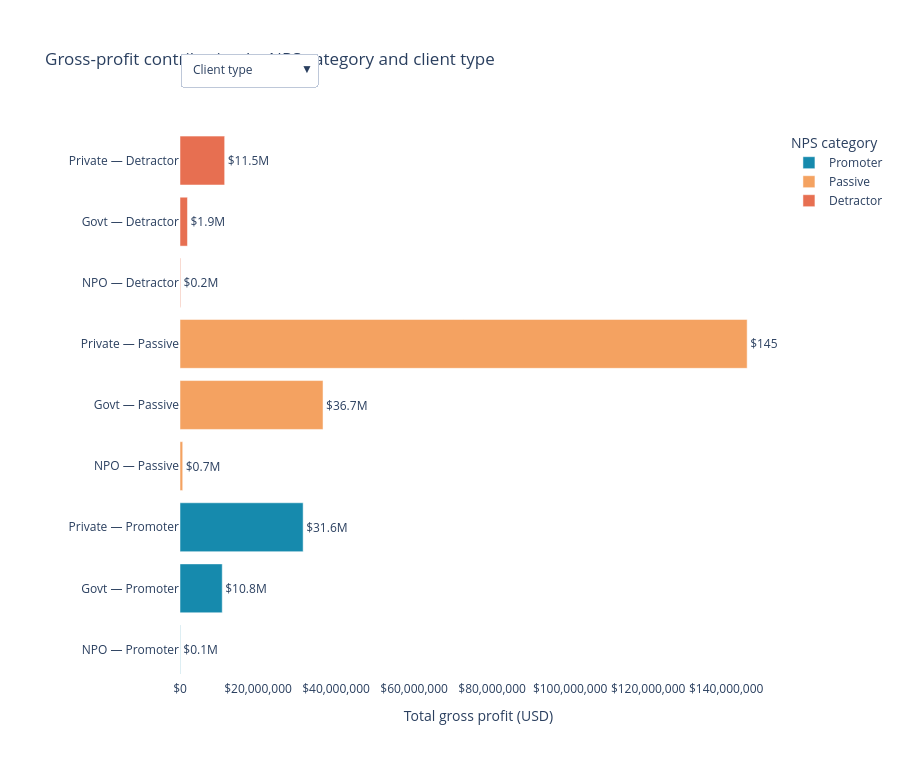

This figure's notebook cell:
### Markdown cell above
## Chart 1 of 3 — Gross-profit contribution by advocacy group (Plotly Express)

This ranked horizontal bar chart shows where gross profit is concentrated across Promoters, Passives and Detractors. The dropdown changes the client-profile breakdown. Gross profit is the default metric because it directly measures financial contribution; hover details also show revenue, margin, client count, longevity and satisfaction.

### Code cell
profile_columns = {
    'Client type': 'Client_Type',
    'Sector': 'Sector',
    'Organisation size': 'Organisation_Size',
    'Country': 'Country'
}

# Build one Plotly Express view for each profile breakdown, then combine them
# into one figure so the dropdown can switch between profile dimensions.
fig1 = None
trace_counts = {}
for profile_label, profile_col in profile_columns.items():
    bars = (client.groupby([profile_col, 'NPS Category'], dropna=False, observed=True)
            .agg(Gross_Profit=('Gross_Profit', 'sum'), Revenue=('Revenue', 'sum'),
                 Clients=('Client ID', 'size'),
                 Median_Longevity=('Observed_Longevity', 'median'),
                 Average_Satisfaction=('Average_Satisfaction', 'mean'))
            .reset_index()
            .rename(columns={profile_col: 'Profile'}))
    bars['Profile'] = bars['Profile'].fillna('Unknown').astype(str)
    bars['Gross_Margin'] = bars['Gross_Profit'] / bars['Revenue'].replace(0, np.nan)
    bars['Gross_Profit_Share'] = bars['Gross_Profit'] / bars['Gross_Profit'].sum()
    bars['NPS Category'] = pd.Categorical(bars['NPS Category'], categories=category_order, ordered=True)
    bars = bars.sort_values(['Gross_Profit', 'NPS Category'], ascending=[True, True])
    bars['Bar_Label'] = bars['Profile'] + ' — ' + bars['NPS Category'].astype(str)
    bars['Text'] = bars['Gross_Profit'].map(lambda x: f'${x/1e6:.1f}M')

    px_view = px.bar(
        bars, x='Gross_Profit', y='Bar_Label', color='NPS Category', orientation='h',
        category_orders={'NPS Category': category_order},
        color_discrete_map={'Promoter': '#168aad', 'Passive': '#f4a261', 'Detractor': '#e76f51'},
        text='Text', custom_data=['Profile', 'NPS Category', 'Revenue', 'Gross_Profit',
                                  'Gross_Margin', 'Clients', 'Median_Longevity',
                                  'Average_Satisfaction', 'Gross_Profit_Share'],
        template='plotly_white')
    px_view.update_traces(
        hovertemplate='<b>%{customdata[0]} — %{customdata[1]}</b><br>'
                      'Gross profit: $%{customdata[3]:,.0f}<br>'
                      'Share of all gross profit: %{customdata[8]:.1%}<br>'
                      'Revenue: $%{customdata[2]:,.0f}<br>'
                      'Gross margin: %{customdata[4]:.1%}<br>'
                      'Clients: %{customdata[5]}<br>'
                      'Median observed longevity: %{customdata[6]:.1f} years<br>'
                      'Average satisfaction: %{customdata[7]:.2f}/5<extra></extra>',
        textposition='outside')
    if fig1 is None:
        fig1 = px_view
        fig1.update_layout(showlegend=True)
    else:
        for tr in px_view.data:
            tr.visible = False
            fig1.add_trace(tr)
    trace_counts[profile_label] = len(px_view.data)

# Add a profile dropdown while retaining Plotly Express as the chart constructor.
visibility_buttons = []
start = 0
for label, count in trace_counts.items():
    visible = [False] * sum(trace_counts.values())
    visible[start:start + count] = [True] * count
    visibility_buttons.append(dict(label=label, method='update',
                                   args=[{'visible': visible},
                                         {'title': f'Gross-profit contribution by NPS category and {label.lower()}'}]))
    start += count

fig1.update_layout(
    title='Gross-profit contribution by NPS category and client type',
    xaxis_title='Total gross profit (USD)', yaxis_title='',
    height=760, template='plotly_white',
    legend_title='NPS category',
    updatemenus=[dict(buttons=visibility_buttons, direction='down', x=0, y=1.14,
                      xanchor='left', yanchor='top', showactive=True)],
    margin=dict(t=130, l=180, r=40, b=80))
fig1.update_xaxes(tickformat='$,.0f')

### Figure 1 — Plotly figure (JSON) as saved in the notebook; plotly's stock layout.template omitted (floating-point values rounded to 4 significant figures)
{"data": [{"alignmentgroup": "True", "customdata": [["NPO", "Promoter", 643617, 83261, 0.1294, 3, 1, 4, 0.0003488], ["Govt", "Promoter", 24556775, 10826368, 0.4409, 7, 2, 4.376, 0.04535], ["Private", "Promoter", 70942165, 31563409, 0.4449, 20, 1.5, 4.428, 0.1322]], "hovertemplate": "<b>%{customdata[0]} — %{customdata[1]}</b><br>Gross profit: $%{customdata[3]:,.0f}<br>Share of all gross profit: %{customdata[8]:.1%}<br>Revenue: $%{customdata[2]:,.0f}<br>Gross margin: %{customdata[4]:.1%}<br>Clients: %{customdata[5]}<br>Median observed longevity: %{customdata[6]:.1f} years<br>Average satisfaction: %{customdata[7]:.2f}/5<extra></extra>", "legendgroup": "Promoter", "marker": {"color": "#168aad", "pattern": {"shape": ""}}, "name": "Promoter", "offsetgroup": "Promoter", "orientation": "h", "showlegend": true, "text": ["$0.1M", "$10.8M", "$31.6M"], "textposition": "outside", "type": "bar", "x": [83261, 10826368, 31563409], "xaxis": "x", "y": ["NPO — Promoter", "Govt — Promoter", "Private — Promoter"], "yaxis": "y"}, {"alignmentgroup": "True", "customdata": [["NPO", "Passive", 4108351, 697641, 0.1698, 9, 2, 4.025, 0.002922], ["Govt", "Passive", 82357461, 36663568, 0.4452, 12, 2.5, 3.96, 0.1536], ["Private", "Passive", 327199756, 145375738, 0.4443, 69, 3, 3.94, 0.6089]], "hovertemplate": "<b>%{customdata[0]} — %{customdata[1]}</b><br>Gross profit: $%{customdata[3]:,.0f}<br>Share of all gross profit: %{customdata[8]:.1%}<br>Revenue: $%{customdata[2]:,.0f}<br>Gross margin: %{customdata[4]:.1%}<br>Clients: %{customdata[5]}<br>Median observed longevity: %{customdata[6]:.1f} years<br>Average satisfaction: %{customdata[7]:.2f}/5<extra></extra>", "legendgroup": "Passive", "marker": {"color": "#f4a261", "pattern": {"shape": ""}}, "name": "Passive", "offsetgroup": "Passive", "orientation": "h", "showlegend": true, "text": ["$0.7M", "$36.7M", "$145.4M"], "textposition": "outside", "type": "bar", "x": [697641, 36663568, 145375738], "xaxis": "x", "y": ["NPO — Passive", "Govt — Passive", "Private — Passive"], "yaxis": "y"}, {"alignmentgroup": "True", "customdata": [["NPO", "Detractor", 744048, 159738, 0.2147, 1, 3, 3.167, 0.0006691], ["Govt", "Detractor", 4506245, 1915054, 0.425, 2, 2, 3.417, 0.008022], ["Private", "Detractor", 25788229, 11451393, 0.4441, 17, 2, 3.145, 0.04797]], "hovertemplate": "<b>%{customdata[0]} — %{customdata[1]}</b><br>Gross profit: $%{customdata[3]:,.0f}<br>Share of all gross profit: %{customdata[8]:.1%}<br>Revenue: $%{customdata[2]:,.0f}<br>Gross margin: %{customdata[4]:.1%}<br>Clients: %{customdata[5]}<br>Median observed longevity: %{customdata[6]:.1f} years<br>Average satisfaction: %{customdata[7]:.2f}/5<extra></extra>", "legendgroup": "Detractor", "marker": {"color": "#e76f51", "pattern": {"shape": ""}}, "name": "Detractor", "offsetgroup": "Detractor", "orientation": "h", "showlegend": true, "text": ["$0.2M", "$1.9M", "$11.5M"], "textposition": "outside", "type": "bar", "x": [159738, 1915054, 11451393], "xaxis": "x", "y": ["NPO — Detractor", "Govt — Detractor", "Private — Detractor"], "yaxis": "y"}, {"alignmentgroup": "True", "customdata": [["Charity", "Promoter", 571390, 73422, 0.1285, 2, 2, 4.25, 0.0003075], ["Legal", "Promoter", 887414, 398915, 0.4495, 1, 1, 4.75, 0.001671], ["Logistic", "Promoter", 1597226, 639824, 0.4006, 2, 1.5, 4.188, 0.00268], ["Security", "Promoter", 3799698, 1538479, 0.4049, 3, 2, 4.611, 0.006444], ["Healthcare", "Promoter", 7035835, 3279073, 0.4661, 5, 1, 4.2, 0.01374], ["Education", "Promoter", 10041089, 5053460, 0.5033, 2, 2.5, 4.375, 0.02117], ["Transportation", "Promoter", 17962057, 7063455, 0.3932, 4, 2, 4.487, 0.02959], ["Info Tech", "Promoter", 21533761, 8742817, 0.406, 7, 1, 4.293, 0.03662], ["Manufacturing", "Promoter", 32714087, 15683593, 0.4794, 4, 3.5, 4.494, 0.06569]], "hovertemplate": "<b>%{customdata[0]} — %{customdata[1]}</b><br>Gross profit: $%{customdata[3]:,.0f}<br>Share of all gross profit: %{customdata[8]:.1%}<br>Revenue: $%{customdata[2]:,.0f}<br>Gross margin: %{customdata[4]:.1%}<br>Clients: %{customdata[5]}<br>Median observed longevity: %{customdata[6]:.1f} years<br>Average satisfaction: %{customdata[7]:.2f}/5<extra></extra>", "legendgroup": "Promoter", "marker": {"color": "#168aad", "pattern": {"shape": ""}}, "name": "Promoter", "offsetgroup": "Promoter", "orientation": "h", "showlegend": true, "text": ["$0.1M", "$0.4M", "$0.6M", "$1.5M", "$3.3M", "$5.1M", "$7.1M", "$8.7M", "$15.7M"], "textposition": "outside", "type": "bar", "visible": false, "x": [73422, 398915, 639824, 1538479, 3279073, 5053460, 7063455, 8742817, 15683593], "xaxis": "x", "y": ["Charity — Promoter", "Legal — Promoter", "Logistic — Promoter", "Security — Promoter", "Healthcare — Promoter", "Education — Promoter", "Transportation — Promoter", "Info Tech — Promoter", "Manufacturing — Promoter"], "yaxis": "y"}, {"alignmentgroup": "True", "customdata": [["Charity", "Passive", 3606188, 541866, 0.1503, 6, 3, 3.975, 0.00227], ["Finance", "Passive", 9920952, 4151025, 0.4184, 1, 5, 4.194, 0.01739], ["Education", "Passive", 11757306, 4814850, 0.4095, 9, 2, 3.894, 0.02017], ["Legal", "Passive", 12910113, 5421822, 0.42, 3, 3, 3.99, 0.02271], ["Transportation", "Passive", 34001934, 16003299, 0.4707, 6, 2.5, 3.807, 0.06703], ["Logistic", "Passive", 43894141, 20011184, 0.4559, 8, 4, 3.943, 0.08382], ["Security", "Passive", 51524087, 22856578, 0.4436, 7, 3, 3.951, 0.09574], ["Manufacturing", "Passive", 58431535, 25747361, 0.4406, 11, 3, 3.952, 0.1078], ["Info Tech", "Passive", 83626474, 37426289, 0.4475, 16, 3, 3.927, 0.1568], ["Healthcare", "Passive", 103992838, 45762673, 0.4401, 23, 3, 4.008, 0.1917]], "hovertemplate": "<b>%{customdata[0]} — %{customdata[1]}</b><br>Gross profit: $%{customdata[3]:,.0f}<br>Share of all gross profit: %{customdata[8]:.1%}<br>Revenue: $%{customdata[2]:,.0f}<br>Gross margin: %{customdata[4]:.1%}<br>Clients: %{customdata[5]}<br>Median observed longevity: %{customdata[6]:.1f} years<br>Average satisfaction: %{customdata[7]:.2f}/5<extra></extra>", "legendgroup": "Passive", "marker": {"color": "#f4a261", "pattern": {"shape": ""}}, "name": "Passive", "offsetgroup": "Passive", "orientation": "h", "showlegend": true, "text": ["$0.5M", "$4.2M", "$4.8M", "$5.4M", "$16.0M", "$20.0M", "$22.9M", "$25.7M", "$37.4M", "$45.8M"], "textposition": "outside", "type": "bar", "visible": false, "x": [541866, 4151025, 4814850, 5421822, 16003299, 20011184, 22856578, 25747361, 37426289, 45762673], "xaxis": "x", "y": ["Charity — Passive", "Finance — Passive", "Education — Passive", "Legal — Passive", "Transportation — Passive", "Logistic — Passive", "Security — Passive", "Manufacturing — Passive", "Info Tech — Passive", "Healthcare — Passive"], "yaxis": "y"}, {"alignmentgroup": "True", "customdata": [["Education", "Detractor", 910508, 243570, 0.2675, 2, 2.5, 3.146, 0.00102], ["Security", "Detractor", 648908, 346084, 0.5333, 1, 2, 3.25, 0.00145], ["Logistic", "Detractor", 1687912, 773842, 0.4585, 3, 2, 3.417, 0.003241], ["Info Tech", "Detractor", 5139153, 2133162, 0.4151, 4, 2, 3, 0.008935], ["Manufacturing", "Detractor", 9117761, 4275749, 0.4689, 6, 2.5, 3.16, 0.01791], ["Healthcare", "Detractor", 13534280, 5753778, 0.4251, 4, 2, 3.177, 0.0241]], "hovertemplate": "<b>%{customdata[0]} — %{customdata[1]}</b><br>Gross profit: $%{customdata[3]:,.0f}<br>Share of all gross profit: %{customdata[8]:.1%}<br>Revenue: $%{customdata[2]:,.0f}<br>Gross margin: %{customdata[4]:.1%}<br>Clients: %{customdata[5]}<br>Median observed longevity: %{customdata[6]:.1f} years<br>Average satisfaction: %{customdata[7]:.2f}/5<extra></extra>", "legendgroup": "Detractor", "marker": {"color": "#e76f51", "pattern": {"shape": ""}}, "name": "Detractor", "offsetgroup": "Detractor", "orientation": "h", "showlegend": true, "text": ["$0.2M", "$0.3M", "$0.8M", "$2.1M", "$4.3M", "$5.8M"], "textposition": "outside", "type": "bar", "visible": false, "x": [243570, 346084, 773842, 2133162, 4275749, 5753778], "xaxis": "x", "y": ["Education — Detractor", "Security — Detractor", "Logistic — Detractor", "Info Tech — Detractor", "Manufacturing — Detractor", "Healthcare — Detractor"], "yaxis": "y"}, {"alignmentgroup": "True", "customdata": [["1 ~ 49", "Promoter", 1426078, 518251, 0.3634, 4, 1, 4.062, 0.002171], ["50 ~ 200", "Promoter", 45054571, 20539331, 0.4559, 10, 1, 4.467, 0.08603], ["> 200", "Promoter", 49661908, 21415456, 0.4312, 16, 2, 4.391, 0.0897]], "hovertemplate": "<b>%{customdata[0]} — %{customdata[1]}</b><br>Gross profit: $%{customdata[3]:,.0f}<br>Share of all gross profit: %{customdata[8]:.1%}<br>Revenue: $%{customdata[2]:,.0f}<br>Gross margin: %{customdata[4]:.1%}<br>Clients: %{customdata[5]}<br>Median observed longevity: %{customdata[6]:.1f} years<br>Average satisfaction: %{customdata[7]:.2f}/5<extra></extra>", "legendgroup": "Promoter", "marker": {"color": "#168aad", "pattern": {"shape": ""}}, "name": "Promoter", "offsetgroup": "Promoter", "orientation": "h", "showlegend": true, "text": ["$0.5M", "$20.5M", "$21.4M"], "textposition": "outside", "type": "bar", "visible": false, "x": [518251, 20539331, 21415456], "xaxis": "x", "y": ["1 ~ 49 — Promoter", "50 ~ 200 — Promoter", "> 200 — Promoter"], "yaxis": "y"}, {"alignmentgroup": "True", "customdata": [["1 ~ 49", "Passive", 54773121, 23339745, 0.4261, 16, 3.5, 4.03, 0.09776], ["50 ~ 200", "Passive", 177396774, 78110353, 0.4403, 37, 3, 3.924, 0.3272], ["> 200", "Passive", 181495673, 81286849, 0.4479, 37, 3, 3.943, 0.3405]], "hovertemplate": "<b>%{customdata[0]} — %{customdata[1]}</b><br>Gross profit: $%{customdata[3]:,.0f}<br>Share of all gross profit: %{customdata[8]:.1%}<br>Revenue: $%{customdata[2]:,.0f}<br>Gross margin: %{customdata[4]:.1%}<br>Clients: %{customdata[5]}<br>Median observed longevity: %{customdata[6]:.1f} years<br>Average satisfaction: %{customdata[7]:.2f}/5<extra></extra>", "legendgroup": "Passive", "marker": {"color": "#f4a261", "pattern": {"shape": ""}}, "name": "Passive", "offsetgroup": "Passive", "orientation": "h", "showlegend": true, "text": ["$23.3M", "$78.1M", "$81.3M"], "textposition": "outside", "type": "bar", "visible": false, "x": [23339745, 78110353, 81286849], "xaxis": "x", "y": ["1 ~ 49 — Passive", "50 ~ 200 — Passive", "> 200 — Passive"], "yaxis": "y"}, {"alignmentgroup": "True", "customdata": [["> 200", "Detractor", 8841897, 4118426, 0.4658, 7, 2, 3.208, 0.01725], ["50 ~ 200", "Detractor", 22196625, 9407759, 0.4238, 13, 2, 3.154, 0.03941]], "hovertemplate": "<b>%{customdata[0]} — %{customdata[1]}</b><br>Gross profit: $%{customdata[3]:,.0f}<br>Share of all gross profit: %{customdata[8]:.1%}<br>Revenue: $%{customdata[2]:,.0f}<br>Gross margin: %{customdata[4]:.1%}<br>Clients: %{customdata[5]}<br>Median observed longevity: %{customdata[6]:.1f} years<br>Average satisfaction: %{customdata[7]:.2f}/5<extra></extra>", "legendgroup": "Detractor", "marker": {"color": "#e76f51", "pattern": {"shape": ""}}, "name": "Detractor", "offsetgroup": "Detractor", "orientation": "h", "showlegend": true, "text": ["$4.1M", "$9.4M"], "textposition": "outside", "type": "bar", "visible": false, "x": [4118426, 9407759], "xaxis": "x", "y": ["> 200 — Detractor", "50 ~ 200 — Detractor"], "yaxis": "y"}, {"alignmentgroup": "True", "customdata": [["India", "Promoter", 220048, 67674, 0.3075, 1, 1, 4.75, 0.0002835], ["Malaysian", "Promoter", 172191, 67761, 0.3935, 1, 1, 4.25, 0.0002838], ["Philippines", "Promoter", 10404164, 4376978, 0.4207, 2, 3, 4.5, 0.01833], ["Malaysia", "Promoter", 19323527, 9799124, 0.5071, 3, 3, 4.233, 0.04105], ["Singapore", "Promoter", 66022627, 28161501, 0.4265, 23, 1, 4.369, 0.118]], "hovertemplate": "<b>%{customdata[0]} — %{customdata[1]}</b><br>Gross profit: $%{customdata[3]:,.0f}<br>Share of all gross profit: %{customdata[8]:.1%}<br>Revenue: $%{customdata[2]:,.0f}<br>Gross margin: %{customdata[4]:.1%}<br>Clients: %{customdata[5]}<br>Median observed longevity: %{customdata[6]:.1f} years<br>Average satisfaction: %{customdata[7]:.2f}/5<extra></extra>", "legendgroup": "Promoter", "marker": {"color": "#168aad", "pattern": {"shape": ""}}, "name": "Promoter", "offsetgroup": "Promoter", "orientation": "h", "showlegend": true, "text": ["$0.1M", "$0.1M", "$4.4M", "$9.8M", "$28.2M"], "textposition": "outside", "type": "bar", "visible": false, "x": [67674, 67761, 4376978, 9799124, 28161501], "xaxis": "x", "y": ["India — Promoter", "Malaysian — Promoter", "Philippines — Promoter", "Malaysia — Promoter", "Singapore — Promoter"], "yaxis": "y"}, {"alignmentgroup": "True", "customdata": [["India", "Passive", 8491518, 4153056, 0.4891, 3, 2, 3.958, 0.0174], ["Indonesia", "Passive", 10190150, 4596856, 0.4511, 3, 4, 3.917, 0.01925], ["China", "Passive", 12597150, 6671981, 0.5296, 4, 3, 3.833, 0.02795], ["Malaysia", "Passive", 74840081, 33316581, 0.4452, 10, 5, 4.09, 0.1396], ["Singapore", "Passive", 307546669, 133998473, 0.4357, 70, 3, 3.939, 0.5613]], "hovertemplate": "<b>%{customdata[0]} — %{customdata[1]}</b><br>Gross profit: $%{customdata[3]:,.0f}<br>Share of all gross profit: %{customdata[8]:.1%}<br>Revenue: $%{customdata[2]:,.0f}<br>Gross margin: %{customdata[4]:.1%}<br>Clients: %{customdata[5]}<br>Median observed longevity: %{customdata[6]:.1f} years<br>Average satisfaction: %{customdata[7]:.2f}/5<extra></extra>", "legendgroup": "Passive", "marker": {"color": "#f4a261", "pattern": {"shape": ""}}, "name": "Passive", "offsetgroup": "Passive", "orientation": "h", "showlegend": true, "text": ["$4.2M", "$4.6M", "$6.7M", "$33.3M", "$134.0M"], "textposition": "outside", "type": "bar", "visible": false, "x": [4153056, 4596856, 6671981, 33316581, 133998473], "xaxis": "x", "y": ["India — Passive", "Indonesia — Passive", "China — Passive", "Malaysia — Passive", "Singapore — Passive"], "yaxis": "y"}, {"alignmentgroup": "True", "customdata": [["Malaysia", "Detractor", 775698, 376350, 0.4852, 1, 2, 3, 0.001576], ["Indonesia", "Detractor", 4324427, 2115816, 0.4893, 5, 2, 3.225, 0.008863], ["Singapore", "Detractor", 25938397, 11034019, 0.4254, 14, 2, 3.167, 0.04622]], "hovertemplate": "<b>%{customdata[0]} — %{customdata[1]}</b><br>Gross profit: $%{customdata[3]:,.0f}<br>Share of all gross profit: %{customdata[8]:.1%}<br>Revenue: $%{customdata[2]:,.0f}<br>Gross margin: %{customdata[4]:.1%}<br>Clients: %{customdata[5]}<br>Median observed longevity: %{customdata[6]:.1f} years<br>Average satisfaction: %{customdata[7]:.2f}/5<extra></extra>", "legendgroup": "Detractor", "marker": {"color": "#e76f51", "pattern": {"shape": ""}}, "name": "Detractor", "offsetgroup": "Detractor", "orientation": "h", "showlegend": true, "text": ["$0.4M", "$2.1M", "$11.0M"], "textposition": "outside", "type": "bar", "visible": false, "x": [376350, 2115816, 11034019], "xaxis": "x", "y": ["Malaysia — Detractor", "Indonesia — Detractor", "Singapore — Detractor"], "yaxis": "y"}], "layout": {"barmode": "relative", "height": 760, "legend": {"title": {"text": "NPS category"}, "tracegroupgap": 0}, "margin": {"b": 80, "l": 180, "r": 40, "t": 130}, "showlegend": true, "title": {"text": "Gross-profit contribution by NPS category and client type"}, "updatemenus": [{"buttons": [{"args": [{"visible": [true, true, true, false, false, false, false, false, false, false, false, false]}, {"title": "Gross-profit contribution by NPS category and client type"}], "label": "Client type", "method": "update"}, {"args": [{"visible": [false, false, false, true, true, true, false, false, false, false, false, false]}, {"title": "Gross-profit contribution by NPS category and sector"}], "label": "Sector", "method": "update"}, {"args": [{"visible": [false, false, false, false, false, false, true, true, true, false, false, false]}, {"title": "Gross-profit contribution by NPS category and organisation size"}], "label": "Organisation size", "method": "update"}, {"args": [{"visible": [false, false, false, false, false, false, false, false, false, true, true, true]}, {"title": "Gross-profit contribution by NPS category and country"}], "label": "Country", "method": "update"}], "direction": "down", "showactive": true, "x": 0, "xanchor": "left", "y": 1.14, "yanchor": "top"}], "xaxis": {"anchor": "y", "domain": [0, 1], "tickformat": "$,.0f", "title": {"text": "Total gross profit (USD)"}}, "yaxis": {"anchor": "x", "domain": [0, 1], "title": {"text": ""}}}}
